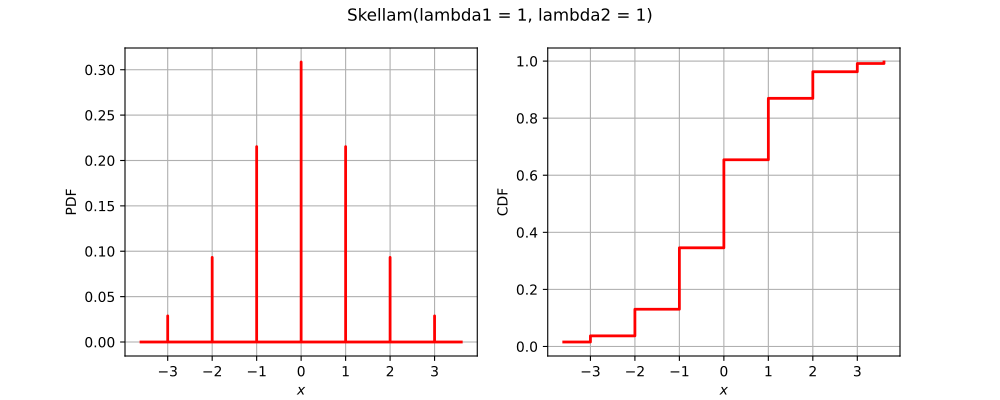

Write the Python code that produced this figure.
import openturns as ot
from matplotlib import pyplot as plt
from openturns.viewer import View
title = None
if ot.Skellam().__class__.__name__ == 'Bernoulli':
    distribution = ot.Bernoulli(0.7)
elif ot.Skellam().__class__.__name__ == 'Binomial':
    distribution = ot.Binomial(5, 0.2)
elif ot.Skellam().__class__.__name__ == 'Hypergeometric':
    distribution = ot.Hypergeometric(10, 4, 7)
elif ot.Skellam().__class__.__name__ == 'CumulativeDistributionNetwork':
    coll = [ot.Normal(2),ot.Dirichlet([0.5, 1.0, 1.5])]
    distribution = ot.CumulativeDistributionNetwork(coll, ot.BipartiteGraph([[0,1], [0,1]]))
elif ot.Skellam().__class__.__name__ == 'Histogram':
    distribution = ot.Histogram([-1.0, 0.5, 1.0, 2.0], [0.45, 0.4, 0.15])
elif ot.Skellam().__class__.__name__ == 'KernelMixture':
    kernel = ot.Uniform()
    sample = ot.Normal().getSample(5)
    bandwith = [1.0]
    distribution = ot.KernelMixture(kernel, bandwith, sample)
elif ot.Skellam().__class__.__name__ == 'MaximumDistribution':
    coll = [ot.Uniform(2.5, 3.5), ot.LogUniform(1.0, 1.2), ot.Triangular(2.0, 3.0, 4.0)]
    distribution = ot.MaximumDistribution(coll)
elif ot.Skellam().__class__.__name__ == 'Multinomial':
    distribution = ot.Multinomial(5, [0.2])
elif ot.Skellam().__class__.__name__ == 'RandomMixture':
    coll = [ot.Triangular(0.0, 1.0, 5.0), ot.Uniform(-2.0, 2.0)]
    weights = [0.8, 0.2]
    cst = 3.0
    distribution = ot.RandomMixture(coll, weights, cst)
elif ot.Skellam().__class__.__name__ == 'TruncatedDistribution':
    distribution = ot.TruncatedDistribution(ot.Normal(2.0, 1.5), 1.0, 4.0)
elif ot.Skellam().__class__.__name__ == 'UserDefined':
    distribution = ot.UserDefined([[1.0], [2.0], [3.0]], [0.4, 0.5, 1.0])
elif ot.Skellam().__class__.__name__ == 'ZipfMandelbrot':
    distribution = ot.ZipfMandelbrot(10, 2.5, 0.3)
elif ot.Skellam().__class__.__name__ == 'Normal':
    cov = ot.CovarianceMatrix([[1.0, -0.5], [-0.5, 1.0]])
    distribution = ot.Normal([0.0, 0.0], cov)
    title = "Normal dist. with correlation coefficient {}".format(cov[0, 1])
else:
    distribution = ot.Skellam()

dimension = distribution.getDimension()
if title is None:
    title = str(distribution)[:100].split('\n')[0]
if dimension == 1:
    distribution.setDescription(['$x$'])
    pdf_graph = distribution.drawPDF()
    cdf_graph = distribution.drawCDF()
    fig = plt.figure(figsize=(10, 4))
    pdf_axis = fig.add_subplot(121)
    cdf_axis = fig.add_subplot(122)
    View(pdf_graph, figure=fig, axes=[pdf_axis], add_legend=False)
    View(cdf_graph, figure=fig, axes=[cdf_axis], add_legend=False)
    fig.suptitle(title)
elif dimension == 2:
    grid = ot.GridLayout(1, 2)
    pdf_graph = distribution.drawPDF()
    pdf_graph.setLegends([''])
    cdf_graph = distribution.drawCDF()
    cdf_graph.setLegends([''])
    grid.setGraph(0, 0, pdf_graph)
    grid.setGraph(0, 1, cdf_graph)
    grid.setTitle(title)
    fig = View(grid).getFigure()
    fig.axes[0].set_title('PDF')
    fig.axes[1].set_title('CDF')
